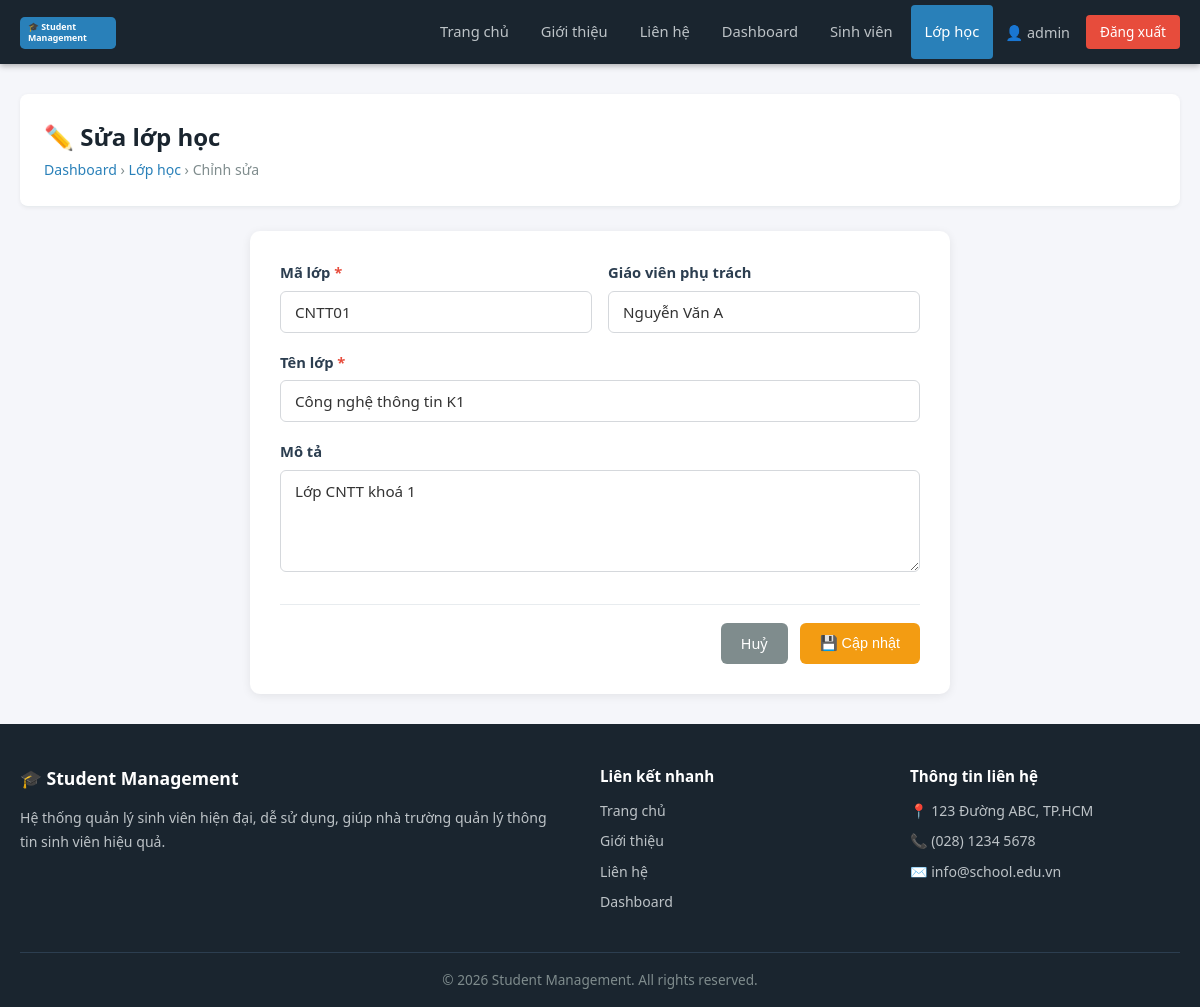
Screenshot of /classes/edit.php?id=1 (signed in) with the database file from the repository.
### tables this page shows
CREATE TABLE IF NOT EXISTS classes (
    id INT AUTO_INCREMENT PRIMARY KEY,
    class_code VARCHAR(20) NOT NULL UNIQUE,
    class_name VARCHAR(100) NOT NULL,
    teacher VARCHAR(100),
    description TEXT,
    created_at DATETIME DEFAULT CURRENT_TIMESTAMP
);

### classes/edit.php (the view, shortened to what this page needs)
<?php
require_once '../config/config.php';
$id = intval($_GET['id'] ?? 0);
$stmt = $conn->prepare("SELECT * FROM classes WHERE id = ?");
$stmt->bind_param('i', $id);
$stmt->execute();
$class = $stmt->get_result()->fetch_assoc();
include '../includes/header.php';
include '../includes/navbar.php';
?>
<div class="main-content">
    <div class="page-header">
        <div>
            <h1>✏️ Sửa lớp học</h1>
            <span class="breadcrumb">
                <a href="<?php echo SITE_URL; ?>/dashboard.php">Dashboard</a> &rsaquo;
                <a href="<?php echo SITE_URL; ?>/classes/index.php">Lớp học</a> &rsaquo;
                Chỉnh sửa
            </span>
        </div>
    </div>
    <div class="form-container">
        <form id="classForm" method="POST" action="edit.php?id=<?php echo $id; ?>">
            <div class="form-row">
                <div class="form-group">
                    <label for="class_code">Mã lớp <span class="required">*</span></label>
                    <input type="text" id="class_code" name="class_code" class="form-control"
                        value="<?php echo htmlspecialchars($class['class_code'], ENT_QUOTES, 'UTF-8'); ?>">
                </div>
                <div class="form-group">
                    <label for="teacher">Giáo viên phụ trách</label>
                    <input type="text" id="teacher" name="teacher" class="form-control"
                        value="<?php echo htmlspecialchars($class['teacher'] ?? '', ENT_QUOTES, 'UTF-8'); ?>">
                </div>
            </div>
            <div class="form-group">
                <label for="class_name">Tên lớp <span class="required">*</span></label>
                <input type="text" id="class_name" name="class_name" class="form-control"
                    value="<?php echo htmlspecialchars($class['class_name'], ENT_QUOTES, 'UTF-8'); ?>">
            </div>
            <div class="form-group">
                <label for="description">Mô tả</label>
                <textarea id="description" name="description" class="form-control" rows="4"><?php echo htmlspecialchars($class['description'] ?? '', ENT_QUOTES, 'UTF-8'); ?></textarea>
            </div>
            <div class="form-actions">
                <a href="index.php" class="btn btn-secondary">Huỷ</a>
                <button type="submit" class="btn btn-warning">💾 Cập nhật</button>
            </div>
        </form>
    </div>
</div>
<?php include '../includes/footer.php'; ?>

### css/base.css (style rules this page uses)
:root { --color-primary: #2980b9; --color-dark: #1a252f; --color-secondary: #7f8c8d; --color-danger: #e74c3c; --color-success: #27ae60; --color-warning: #f39c12; --color-bg: #f5f6fa; --color-border: #e8ecef; --color-text: #333; --color-text-light: #2c3e50; --color-white: #fff; --radius: 6px; --radius-lg: 10px; --shadow: 0 2px 8px rgba(0,0,0,0.07); }
*, *::before, *::after { box-sizing: border-box; margin: 0; padding: 0; }
html { scroll-behavior: smooth; }
a { color: var(--color-primary); text-decoration: none; }
body { font-family: 'Segoe UI', Tahoma, Geneva, Verdana, sans-serif; font-size: 16px; line-height: 1.6; color: var(--color-text); background-color: var(--color-bg); display: flex; flex-direction: column; min-height: 100vh; }
.main-content { flex: 1; padding: 30px 20px; max-width: 1200px; margin: 0 auto; width: 100%; }
.btn { display: inline-block; padding: 9px 20px; border: none; border-radius: var(--radius); cursor: pointer; font-size: 0.9rem; font-weight: 500; text-align: center; transition: background 0.2s, transform 0.1s; text-decoration: none; }
.btn-warning { background: var(--color-warning); color: var(--color-white); }
.btn-secondary { background: var(--color-secondary); color: var(--color-white); }

### css/style.css (style rules this page uses)
.page-header { background: var(--color-white); border-bottom: 1px solid var(--color-border); padding: 24px; margin-bottom: 24px; border-radius: 8px; display: flex; align-items: center; justify-content: space-between; flex-wrap: wrap; gap: 12px; box-shadow: 0 1px 4px rgba(0,0,0,0.06); }
.page-header h1 { font-size: 1.5rem; color: var(--color-dark); }
.page-header .breadcrumb { color: var(--color-secondary); font-size: 0.88rem; }
.page-header .breadcrumb a { color: var(--color-primary); }
.form-container { background: var(--color-white); border-radius: var(--radius-lg); padding: 30px; box-shadow: 0 2px 10px rgba(0,0,0,0.08); max-width: 700px; margin: 0 auto; }
.form-group { margin-bottom: 18px; }
.form-group label { display: block; font-weight: 600; margin-bottom: 6px; color: var(--color-text-light); font-size: 0.92rem; }
.form-group label .required { color: var(--color-danger); }
.form-control { width: 100%; padding: 10px 14px; border: 1px solid #d5d8dc; border-radius: var(--radius); font-size: 0.95rem; transition: border-color 0.2s, box-shadow 0.2s; background: var(--color-white); color: var(--color-text); font-family: inherit; }
.form-row { display: grid; grid-template-columns: 1fr 1fr; gap: 16px; }
.form-actions { display: flex; gap: 12px; justify-content: flex-end; margin-top: 24px; padding-top: 18px; border-top: 1px solid var(--color-border); }
textarea.form-control { resize: vertical; min-height: 100px; }

### rows the page displays
classes: class_code "CNTT01", teacher "Nguyễn Văn A", class_name "Công nghệ thông tin K1", description "Lớp CNTT khoá 1"

### other values shown
$_SESSION['username'] "admin"
SITE_NAME "Student Management"
